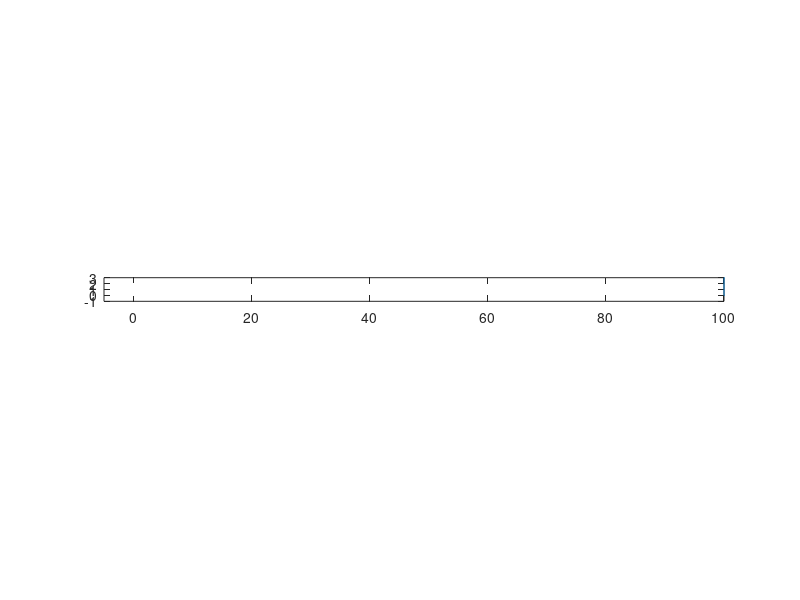

MATLAB code to generate this figure:
clc
close all

a=[0 0;3 0;3 3;0 3;0 0]
plot(a(:,1),a(:,2));


for i= 1:0.1:100
b=[i 0; i 0;i 0;i 0;i 0]
q=a+b

plot(q(:,1),q(:,2));

axis ([-5 100 -1 3])
axis equal
pause (0.001)
end



